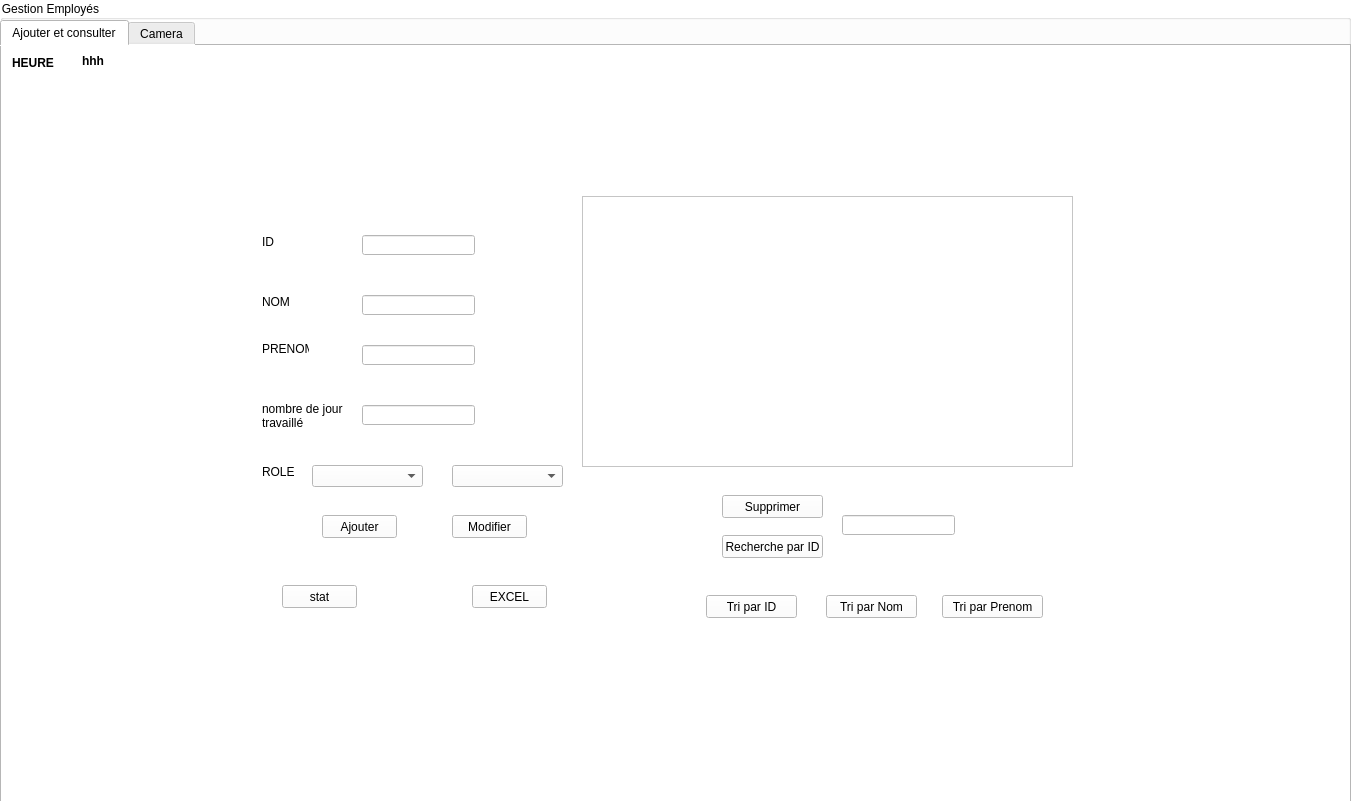
<?xml version="1.0" encoding="UTF-8"?>
<ui version="4.0">
 <class>gestion_employer</class>
 <widget class="QWidget" name="gestion_employer">
  <property name="geometry">
   <rect>
    <x>0</x>
    <y>0</y>
    <width>1351</width>
    <height>801</height>
   </rect>
  </property>
  <property name="windowTitle">
   <string>Form</string>
  </property>
  <widget class="QGroupBox" name="groupBox">
   <property name="geometry">
    <rect>
     <x>0</x>
     <y>0</y>
     <width>1351</width>
     <height>801</height>
    </rect>
   </property>
   <property name="styleSheet">
    <string notr="true">background:#FFFFFF</string>
   </property>
   <property name="title">
    <string>Gestion Employés</string>
   </property>
   <widget class="QTabWidget" name="tabWidget">
    <property name="geometry">
     <rect>
      <x>0</x>
      <y>20</y>
      <width>1351</width>
      <height>801</height>
     </rect>
    </property>
    <property name="currentIndex">
     <number>0</number>
    </property>
    <widget class="QWidget" name="tab">
     <attribute name="title">
      <string>Ajouter et consulter</string>
     </attribute>
     <widget class="QPushButton" name="Supprimer">
      <property name="geometry">
       <rect>
        <x>720</x>
        <y>449</y>
        <width>101</width>
        <height>23</height>
       </rect>
      </property>
      <property name="text">
       <string>Supprimer</string>
      </property>
     </widget>
     <widget class="QComboBox" name="comboBox_ROLE_2">
      <property name="geometry">
       <rect>
        <x>450</x>
        <y>419</y>
        <width>111</width>
        <height>22</height>
       </rect>
      </property>
      <item>
       <property name="text">
        <string/>
       </property>
      </item>
      <item>
       <property name="text">
        <string>Agenst Des Attractions</string>
       </property>
      </item>
      <item>
       <property name="text">
        <string>Agents De Guichet</string>
       </property>
      </item>
      <item>
       <property name="text">
        <string>Femmes De Ménage</string>
       </property>
      </item>
      <item>
       <property name="text">
        <string>Agents Securité</string>
       </property>
      </item>
     </widget>
     <widget class="QPushButton" name="TRI">
      <property name="geometry">
       <rect>
        <x>704</x>
        <y>549</y>
        <width>91</width>
        <height>23</height>
       </rect>
      </property>
      <property name="text">
       <string>Tri par ID</string>
      </property>
     </widget>
     <widget class="QLabel" name="label_3">
      <property name="geometry">
       <rect>
        <x>260</x>
        <y>293</y>
        <width>47</width>
        <height>20</height>
       </rect>
      </property>
      <property name="text">
       <string>PRENOM</string>
      </property>
     </widget>
     <widget class="QTableView" name="tableView">
      <property name="geometry">
       <rect>
        <x>580</x>
        <y>150</y>
        <width>491</width>
        <height>271</height>
       </rect>
      </property>
     </widget>
     <widget class="QLineEdit" name="lineEdit_PRENOM">
      <property name="geometry">
       <rect>
        <x>360</x>
        <y>299</y>
        <width>113</width>
        <height>20</height>
       </rect>
      </property>
     </widget>
     <widget class="QLabel" name="label_6">
      <property name="geometry">
       <rect>
        <x>10</x>
        <y>10</y>
        <width>47</width>
        <height>14</height>
       </rect>
      </property>
      <property name="text">
       <string>&lt;html&gt;&lt;head/&gt;&lt;body&gt;&lt;p&gt;&lt;span style=&quot; font-weight:600;&quot;&gt;HEURE&lt;/span&gt;&lt;/p&gt;&lt;/body&gt;&lt;/html&gt;</string>
      </property>
     </widget>
     <widget class="QPushButton" name="Ajouter">
      <property name="geometry">
       <rect>
        <x>320</x>
        <y>469</y>
        <width>75</width>
        <height>23</height>
       </rect>
      </property>
      <property name="text">
       <string>Ajouter</string>
      </property>
     </widget>
     <widget class="QPushButton" name="EXCEL">
      <property name="geometry">
       <rect>
        <x>470</x>
        <y>539</y>
        <width>75</width>
        <height>23</height>
       </rect>
      </property>
      <property name="text">
       <string>EXCEL</string>
      </property>
     </widget>
     <widget class="QLabel" name="label_5">
      <property name="geometry">
       <rect>
        <x>260</x>
        <y>419</y>
        <width>47</width>
        <height>14</height>
       </rect>
      </property>
      <property name="text">
       <string>ROLE</string>
      </property>
     </widget>
     <widget class="QLabel" name="label_time">
      <property name="geometry">
       <rect>
        <x>80</x>
        <y>0</y>
        <width>71</width>
        <height>31</height>
       </rect>
      </property>
      <property name="text">
       <string>&lt;html&gt;&lt;head/&gt;&lt;body&gt;&lt;p&gt;&lt;span style=&quot; font-weight:600;&quot;&gt;hhh&lt;/span&gt;&lt;/p&gt;&lt;/body&gt;&lt;/html&gt;</string>
      </property>
     </widget>
     <widget class="QPushButton" name="stat">
      <property name="geometry">
       <rect>
        <x>280</x>
        <y>539</y>
        <width>75</width>
        <height>23</height>
       </rect>
      </property>
      <property name="text">
       <string>stat</string>
      </property>
     </widget>
     <widget class="QComboBox" name="comboBox_ROLE">
      <property name="geometry">
       <rect>
        <x>310</x>
        <y>419</y>
        <width>111</width>
        <height>22</height>
       </rect>
      </property>
      <item>
       <property name="text">
        <string/>
       </property>
      </item>
      <item>
       <property name="text">
        <string>Agenst Des Attractions</string>
       </property>
      </item>
      <item>
       <property name="text">
        <string>Agents De Guichet</string>
       </property>
      </item>
      <item>
       <property name="text">
        <string>Femmes De Ménage</string>
       </property>
      </item>
      <item>
       <property name="text">
        <string>Agents Securité</string>
       </property>
      </item>
      <item>
       <property name="text">
        <string>Agents de Maintenance</string>
       </property>
      </item>
     </widget>
     <widget class="QLineEdit" name="lineEdit_Supprimer">
      <property name="geometry">
       <rect>
        <x>840</x>
        <y>469</y>
        <width>113</width>
        <height>20</height>
       </rect>
      </property>
     </widget>
     <widget class="QLabel" name="label_2">
      <property name="geometry">
       <rect>
        <x>260</x>
        <y>249</y>
        <width>47</width>
        <height>14</height>
       </rect>
      </property>
      <property name="text">
       <string>NOM</string>
      </property>
     </widget>
     <widget class="QLineEdit" name="lineEdit_NBRJ">
      <property name="geometry">
       <rect>
        <x>360</x>
        <y>359</y>
        <width>113</width>
        <height>20</height>
       </rect>
      </property>
     </widget>
     <widget class="QLabel" name="label_4">
      <property name="geometry">
       <rect>
        <x>260</x>
        <y>349</y>
        <width>91</width>
        <height>41</height>
       </rect>
      </property>
      <property name="text">
       <string>nombre de jour
travaillé</string>
      </property>
     </widget>
     <widget class="QPushButton" name="Modifier">
      <property name="geometry">
       <rect>
        <x>450</x>
        <y>469</y>
        <width>75</width>
        <height>23</height>
       </rect>
      </property>
      <property name="text">
       <string>Modifier</string>
      </property>
     </widget>
     <widget class="QPushButton" name="TRIP">
      <property name="geometry">
       <rect>
        <x>940</x>
        <y>549</y>
        <width>101</width>
        <height>23</height>
       </rect>
      </property>
      <property name="text">
       <string>Tri par Prenom</string>
      </property>
     </widget>
     <widget class="QPushButton" name="pushButton">
      <property name="geometry">
       <rect>
        <x>720</x>
        <y>489</y>
        <width>101</width>
        <height>23</height>
       </rect>
      </property>
      <property name="text">
       <string>Recherche par ID</string>
      </property>
     </widget>
     <widget class="QPushButton" name="TRIN">
      <property name="geometry">
       <rect>
        <x>824</x>
        <y>549</y>
        <width>91</width>
        <height>23</height>
       </rect>
      </property>
      <property name="text">
       <string>Tri par Nom</string>
      </property>
     </widget>
     <widget class="QLineEdit" name="lineEdit_ID">
      <property name="geometry">
       <rect>
        <x>360</x>
        <y>189</y>
        <width>113</width>
        <height>20</height>
       </rect>
      </property>
     </widget>
     <widget class="QLineEdit" name="lineEdit_NOM">
      <property name="geometry">
       <rect>
        <x>360</x>
        <y>249</y>
        <width>113</width>
        <height>20</height>
       </rect>
      </property>
     </widget>
     <widget class="QLabel" name="label">
      <property name="geometry">
       <rect>
        <x>260</x>
        <y>189</y>
        <width>47</width>
        <height>14</height>
       </rect>
      </property>
      <property name="text">
       <string>ID</string>
      </property>
     </widget>
    </widget>
    <widget class="QWidget" name="tab_2">
     <attribute name="title">
      <string>Camera</string>
     </attribute>
     <widget class="QScrollArea" name="scrollArea">
      <property name="geometry">
       <rect>
        <x>120</x>
        <y>80</y>
        <width>551</width>
        <height>251</height>
       </rect>
      </property>
      <property name="widgetResizable">
       <bool>true</bool>
      </property>
      <widget class="QWidget" name="scrollAreaWidgetContents">
       <property name="geometry">
        <rect>
         <x>0</x>
         <y>0</y>
         <width>549</width>
         <height>249</height>
        </rect>
       </property>
      </widget>
     </widget>
     <widget class="QPushButton" name="OptionsPushButton">
      <property name="geometry">
       <rect>
        <x>210</x>
        <y>40</y>
        <width>361</width>
        <height>23</height>
       </rect>
      </property>
      <property name="text">
       <string>options</string>
      </property>
     </widget>
     <widget class="QLabel" name="label_ard">
      <property name="geometry">
       <rect>
        <x>150</x>
        <y>373</y>
        <width>141</width>
        <height>51</height>
       </rect>
      </property>
      <property name="text">
       <string>&lt;html&gt;&lt;head/&gt;&lt;body&gt;&lt;p&gt;&lt;br/&gt;&lt;/p&gt;&lt;/body&gt;&lt;/html&gt;</string>
      </property>
     </widget>
     <widget class="QLabel" name="label_7">
      <property name="geometry">
       <rect>
        <x>40</x>
        <y>380</y>
        <width>71</width>
        <height>31</height>
       </rect>
      </property>
      <property name="text">
       <string>&lt;html&gt;&lt;head/&gt;&lt;body&gt;&lt;p&gt;&lt;span style=&quot; font-size:10pt; font-weight:600;&quot;&gt;Access&lt;/span&gt;&lt;/p&gt;&lt;/body&gt;&lt;/html&gt;</string>
      </property>
     </widget>
    </widget>
   </widget>
  </widget>
 </widget>
 <resources/>
 <connections/>
</ui>
